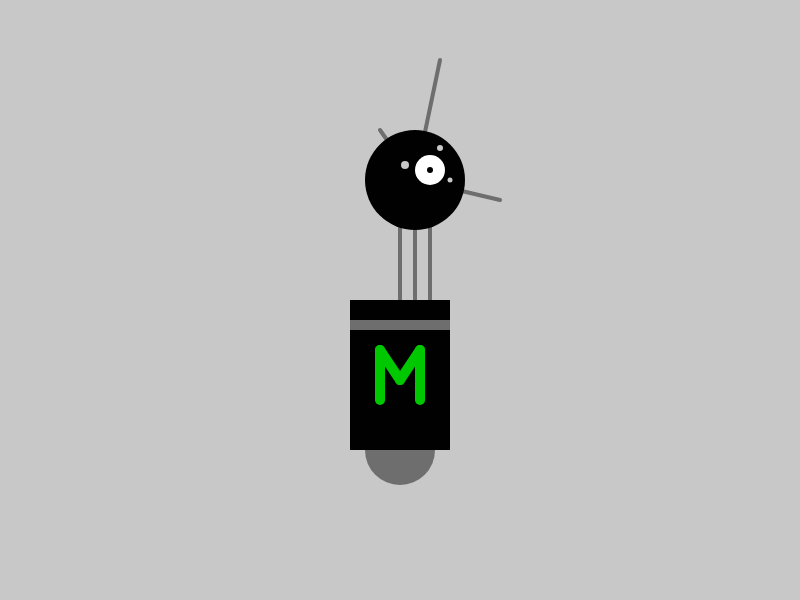
Frame 1 (no input)
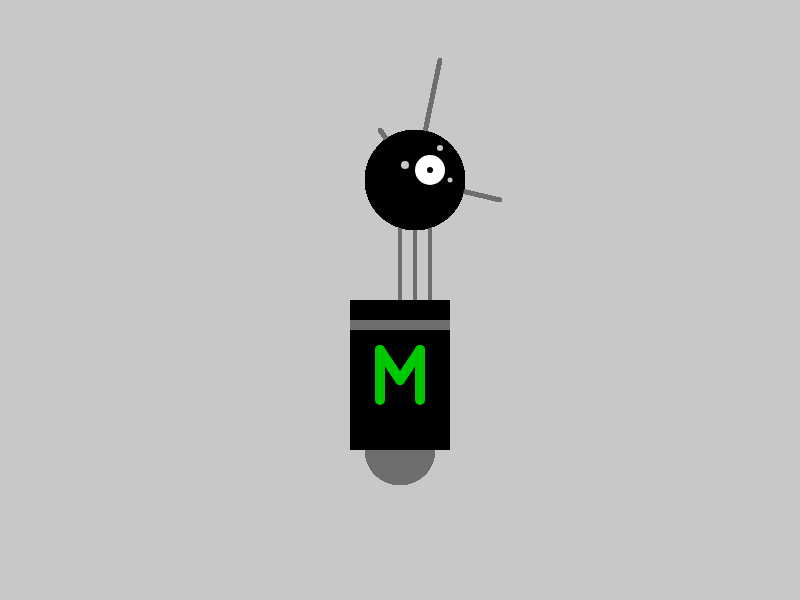
Frame 60 (no input)
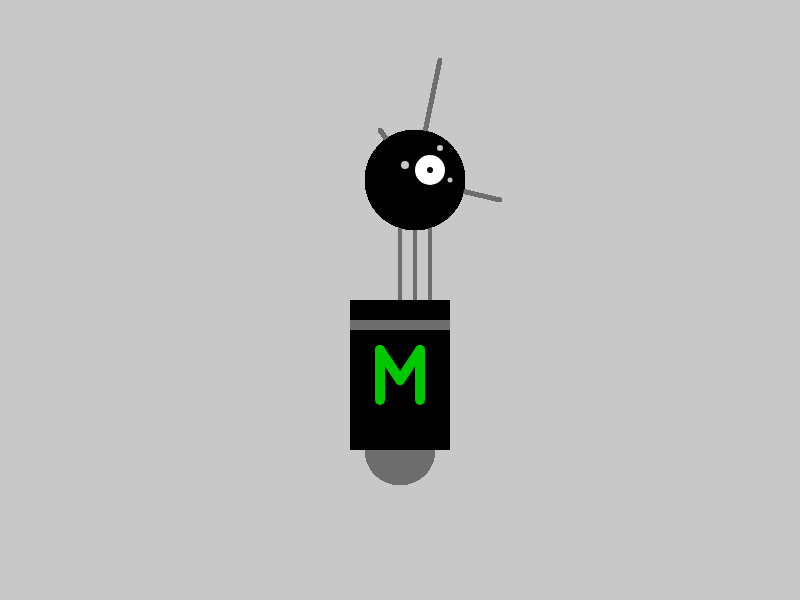
Frame 120 (the mouse pressed at the canvas centre since frame 60)

The p5.js sketch that drew these frames (run headless with seeded random() and noise() and a simulated clock; from frame 60 on, the mouse is pressed at the canvas centre):

// p5.js sketch
// ── sketch.js
function setup() {
  createCanvas(800,600);
  background(200,200,200);
}

function draw() {
	

	
	//Collo
	strokeWeight(4);
	stroke(110,110,110);
	line(400,400,400,220);
	line(415,400,415,220);
	line(430,400,430,220);
	
	//Testa
	line(415,180,380,130);
	line(415,180,440,60);
	line(415,180,500,200);
	noStroke();
	fill(1,1,1);
	ellipse(415,180,100,100);
	
	//Occhi
	fill(255,255,255);
	ellipse(430,170,30,30);
	fill(0,0,0);
	ellipse(430,170,6,6);
	fill(200,200,200);
	ellipse(405,165,8,8);
	ellipse(450,180,5,5);
	ellipse(440,148,6,6);
	
	//Corpo
	fill(110,110,110);
	ellipse(400,450,70,70);
	fill(1,1,1);
  	rect(350,300,100,150);
  	fill(110,110,110);
  	rect(350,320,100,10);
  	
  	//Logo
  	strokeWeight(10);
  	stroke(0,200,0);
  	line(380,400,380,350);
  	line(380,350,400,380);
  	line(400,380,420,350);
  	line(420,350,420,400);
}
